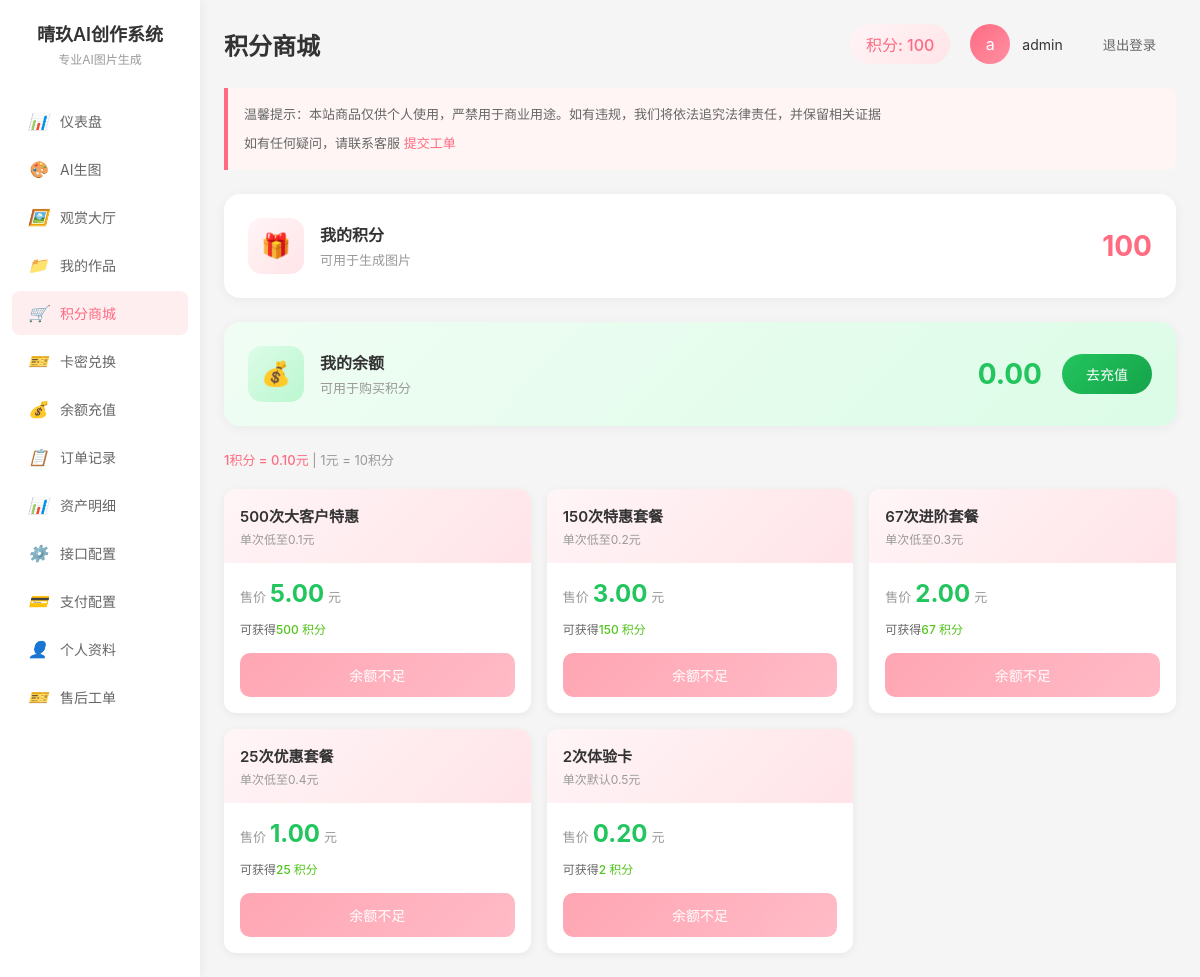
Screenshot of /shop.php (signed in) with the database file from the repository.
### tables this page shows
CREATE TABLE `user` (
  `id` INT AUTO_INCREMENT PRIMARY KEY COMMENT '用户ID',
  `username` VARCHAR(50) NOT NULL COMMENT '用户名',
  `email` VARCHAR(100) NOT NULL COMMENT '邮箱',
  `password` VARCHAR(255) NOT NULL COMMENT '密码(哈希)',
  `avatar` VARCHAR(255) DEFAULT NULL COMMENT '头像',
  `points` INT DEFAULT 1 COMMENT '积分',
  `balance` DECIMAL(10,2) DEFAULT 0.00 COMMENT '余额',
  `member_level` INT DEFAULT 1 COMMENT '会员等级',
  `status` INT DEFAULT 1 COMMENT '状态(1=正常,0=禁用)',
  `created_at` TIMESTAMP DEFAULT CURRENT_TIMESTAMP COMMENT '创建时间',
  `updated_at` TIMESTAMP DEFAULT CURRENT_TIMESTAMP ON UPDATE CURRENT_TIMESTAMP COMMENT '更新时间'
);

CREATE TABLE `shop_items` (
  `id` INT AUTO_INCREMENT PRIMARY KEY COMMENT '商品ID',
  `name` VARCHAR(100) NOT NULL COMMENT '商品名称',
  `description` VARCHAR(500) DEFAULT '' COMMENT '商品描述',
  `price_points` INT NOT NULL COMMENT '价格(积分)',
  `value` INT NOT NULL COMMENT '兑换数量',
  `stock` INT DEFAULT 999 COMMENT '库存',
  `status` INT DEFAULT 1 COMMENT '状态(1=上架,0=下架)',
  `created_at` TIMESTAMP DEFAULT CURRENT_TIMESTAMP COMMENT '创建时间'
);

### shop.php (the view, shortened to what this page needs)
<?php
require_once 'config.php';
$userid = $_SESSION['userid'];
$stmt = $pdo->prepare("SELECT * FROM user WHERE id = ?");
$stmt->execute(array($userid));
$user = $stmt->fetch(PDO::FETCH_ASSOC);
$userPoints = isset($user['points']) ? $user['points'] : 0;
$userBalance = isset($user['balance']) ? $user['balance'] : 0;
$stmt = $pdo->prepare("SELECT * FROM shop_items WHERE status = 1 ORDER BY id ASC");
$stmt->execute();
$items = $stmt->fetchAll(PDO::FETCH_ASSOC);
?>
<!DOCTYPE html>
<html lang="zh-CN">
<head>
</head>
<body>
    <div class="sidebar">
        <div class="sidebar-logo">
            <h1>晴玖AI创作系统</h1>
            <p>专业AI图片生成</p>
        </div>
        <ul class="sidebar-nav">
            <li><a href="dashboard.php"><i>📊</i>仪表盘</a></li>
            <li><a href="index.php"><i>🎨</i>AI生图</a></li>
            <li><a href="gallery.php"><i>🖼️</i>观赏大厅</a></li>
            <li><a href="works.php"><i>📁</i>我的作品</a></li>
            <li><a href="shop.php" class="active"><i>🛒</i>积分商城</a></li>
            <li><a href="card_exchange.php"><i>🎫</i>卡密兑换</a></li>
            <li><a href="recharge.php"><i>💰</i>余额充值</a></li>
            <li><a href="orders.php"><i>📋</i>订单记录</a></li>
            <li><a href="account_detail.php"><i>📊</i>资产明细</a></li>
            <li><a href="api_config.php"><i>⚙️</i>接口配置</a></li>
            <li><a href="pay_config.php"><i>💳</i>支付配置</a></li>
            <li><a href="profile.php"><i>👤</i>个人资料</a></li>
            <li><a href="ticket.php"><i>🎫</i>售后工单</a></li>
        </ul>
    </div>
    <div class="main">
        <div class="header">
            <div class="header-left"><h2>积分商城</h2></div>
            <div class="header-right">
                <div class="user-points">积分: <?php echo isset($_SESSION['points']) ? $_SESSION['points'] : 1; ?></div>
                <div class="user-info">
                    <div class="avatar">
                        <?php if (!empty($user['avatar']) && file_exists($user['avatar'])): ?>
                            <img src="<?php echo htmlspecialchars($user['avatar']); ?>" alt="头像" style="width: 100%; height: 100%; border-radius: 50%; object-fit: cover;">
                        <?php else: ?>
                            <?php echo mb_substr(isset($user['username']) ? $user['username'] : 'U', 0, 1); ?>
                        <?php endif; ?>
                    </div>
                    <div class="user-name"><?php echo isset($user['username']) ? $user['username'] : ''; ?></div>
                </div>
                <button class="logout-btn" onclick="location.href='logout.php'">退出登录</button>
            </div>
        </div>
        <div class="warning-box">
            <p>温馨提示：本站商品仅供个人使用，严禁用于商业用途。如有违规，我们将依法追究法律责任，并保留相关证据</p>
            <p style="margin-top:8px;">如有任何疑问，请联系客服 <a href="ticket.php">提交工单</a></p>
        </div>
        <div class="points-card">
            <div class="points-info">
                <div class="points-icon"><span>🎁</span></div>
                <div class="points-text">
                    <h3>我的积分</h3>
                    <p>可用于生成图片</p>
                </div>
            </div>
            <div style="display: flex; align-items: center; gap: 20px;">
                <div class="points-value"><?php echo $userPoints; ?></div>
            </div>
        </div>
        <div class="points-card" style="background: linear-gradient(135deg, #f0fdf4, #dcfce7);">
            <div class="points-info">
                <div class="points-icon" style="background: linear-gradient(135deg, #dcfce7, #bbf7d0);"><span>💰</span></div>
                <div class="points-text">
                    <h3>我的余额</h3>
                    <p>可用于购买积分</p>
                </div>
            </div>
            <div style="display: flex; align-items: center; gap: 20px;">
                <div class="points-value" style="color: #22c55e;"> <?php echo number_format($userBalance, 2); ?></div>
                <a href="recharge.php" class="btn-recharge" style="background: linear-gradient(135deg, #22c55e, #16a34a);">去充值</a>
            </div>
        </div>
        <div class="price-note">
            <span>1积分 = 0.10元</span> | 1元 = 10积分
        </div>
        <div class="items-grid">
            <?php foreach ($items as $item):
                $priceAmount = $item['price_points'] * 0.1;
                $canBuy = $userBalance >= $priceAmount;
            ?>
                <div class="item-card">
                    <div class="item-header">
                        <div class="item-name"><?php echo $item['name']; ?></div>
                        <div class="item-desc"><?php echo $item['description']; ?></div>
                    </div>
                    <div class="item-body">
                        <div class="item-price">
                            <span class="price-label">售价</span>
                            <span class="price-value" style="color: #22c55e;"><?php echo number_format($priceAmount, 2); ?></span>
                            <span class="price-unit">元</span>
                        </div>
                        <div class="item-value">
                            可获得<span><?php echo $item['value']; ?> 积分</span>
                        </div>
                        <form method="post">
                            <button type="submit" class="btn-buy" <?php echo !$canBuy ? 'disabled' : ''; ?>>
                                <?php echo !$canBuy ? '余额不足' : '立即购买'; ?>
                            </button>
                        </form>
                    </div>
                </div>
            <?php endforeach; ?>
        </div>
    </div>
</body>
</html>

### shop.php (style rules this page uses)
* { margin: 0; padding: 0; box-sizing: border-box; }
body { font-family: -apple-system, BlinkMacSystemFont, "Segoe UI", "PingFang SC", sans-serif; background: #f5f5f5; min-height: 100vh; }
.sidebar { width: 200px; background: #fff; box-shadow: 2px 0 10px rgba(0,0,0,0.05); position: fixed; left: 0; top: 0; bottom: 0; padding: 20px 0; }
.sidebar-logo { text-align: center; margin-bottom: 32px; padding: 0 20px; }
.sidebar-logo h1 { font-size: 18px; color: #333; margin-bottom: 4px; font-weight: 600; }
.sidebar-logo p { font-size: 12px; color: #999; }
.sidebar-nav { list-style: none; padding: 0 12px; }
.sidebar-nav li { margin-bottom: 4px; }
.sidebar-nav a { display: flex; align-items: center; padding: 12px 16px; border-radius: 8px; color: #666; text-decoration: none; transition: all 0.2s; font-size: 14px; }
.sidebar-nav a.active { background: #ffeef0; color: #ff6b81; font-weight: 500; }
.sidebar-nav a i { margin-right: 12px; font-size: 16px; }
.main { margin-left: 200px; padding: 24px; }
.header { display: flex; justify-content: space-between; align-items: center; margin-bottom: 24px; }
.header-left h2 { font-size: 24px; color: #333; }
.header-right { display: flex; align-items: center; gap: 20px; }
.user-points { background: linear-gradient(135deg, #fff5f7, #ffe4e8); color: #ff6b81; padding: 8px 16px; border-radius: 20px; font-weight: 500; }
.user-info { display: flex; align-items: center; gap: 12px; }
.avatar { width: 40px; height: 40px; border-radius: 50%; background: linear-gradient(135deg, #ff6b81, #ff8fa3); display: flex; align-items: center; justify-content: center; color: #fff; font-size: 16px; }
.user-name { font-size: 14px; color: #333; }
.logout-btn { padding: 8px 20px; background: #f5f5f5; border: none; border-radius: 8px; color: #666; cursor: pointer; transition: all 0.2s; }
.points-card { background: #fff; border-radius: 16px; padding: 24px; margin-bottom: 24px; display: flex; align-items: center; justify-content: space-between; box-shadow: 0 2px 12px rgba(0,0,0,0.05); }
.points-info { display: flex; align-items: center; gap: 16px; }
.points-icon { width: 56px; height: 56px; border-radius: 14px; background: linear-gradient(135deg, #fff5f7, #ffe4e8); display: flex; align-items: center; justify-content: center; }
.points-icon span { font-size: 24px; }
.points-text h3 { font-size: 16px; font-weight: 600; color: #333; margin-bottom: 4px; }
.points-text p { font-size: 13px; color: #999; }
.points-value { font-size: 28px; font-weight: 700; color: #ff6b81; }
.btn-recharge { background: linear-gradient(135deg, #ff6b81, #ff8fa3); color: #fff; padding: 10px 24px; border-radius: 20px; text-decoration: none; font-size: 14px; font-weight: 500; transition: transform 0.15s; }
.price-note { font-size: 13px; color: #999; margin-bottom: 20px; }
.price-note span { color: #ff6b81; font-weight: 500; }
.items-grid { display: grid; grid-template-columns: repeat(auto-fill, minmax(280px, 1fr)); gap: 16px; }
.item-card { background: #fff; border-radius: 12px; overflow: hidden; box-shadow: 0 2px 8px rgba(0,0,0,0.06); }
.item-header { background: linear-gradient(135deg, #fff5f7, #ffe4e8); padding: 16px; }
.item-name { font-size: 15px; font-weight: 600; color: #333; margin-bottom: 4px; }
.item-desc { font-size: 12px; color: #999; }
.item-body { padding: 16px; }
.item-price { display: flex; align-items: baseline; gap: 4px; margin-bottom: 12px; }
.price-label { font-size: 13px; color: #999; }
.price-value { font-size: 24px; font-weight: 700; color: #ff6b81; }
.price-unit { font-size: 13px; color: #999; }
.item-value { font-size: 12px; color: #666; margin-bottom: 16px; }
.item-value span { color: #52c41a; font-weight: 500; }
.btn-buy { width: 100%; padding: 12px; background: linear-gradient(135deg, #ff6b81, #ff8fa3); color: #fff; border: none; border-radius: 10px; font-size: 14px; font-weight: 500; cursor: pointer; transition: transform 0.15s; }
.btn-buy:disabled { opacity: 0.6; cursor: not-allowed; }
.warning-box { background: #fff5f5; border-left: 4px solid #ff6b81; padding: 16px; border-radius: 0 8px 8px 0; margin-bottom: 24px; }
.warning-box p { font-size: 13px; color: #666; line-height: 1.6; }
.warning-box a { color: #ff6b81; text-decoration: none; }

### rows the page displays
user: username "a", username "admin", points "100", balance "0.00"
shop_items: name "500次大客户特惠", description "单次低至0.1元", price_points "5.00", value "500", shows "余额不足"
shop_items: name "150次特惠套餐", description "单次低至0.2元", price_points "3.00", value "150", shows "余额不足"
shop_items: name "67次进阶套餐", description "单次低至0.3元", price_points "2.00", value "67", shows "余额不足"
shop_items: name "25次优惠套餐", description "单次低至0.4元", price_points "1.00", value "25", shows "余额不足"
shop_items: name "2次体验卡", description "单次默认0.5元", price_points "0.20", value "2", shows "余额不足"

### other values shown
$_SESSION['points'] "100"
